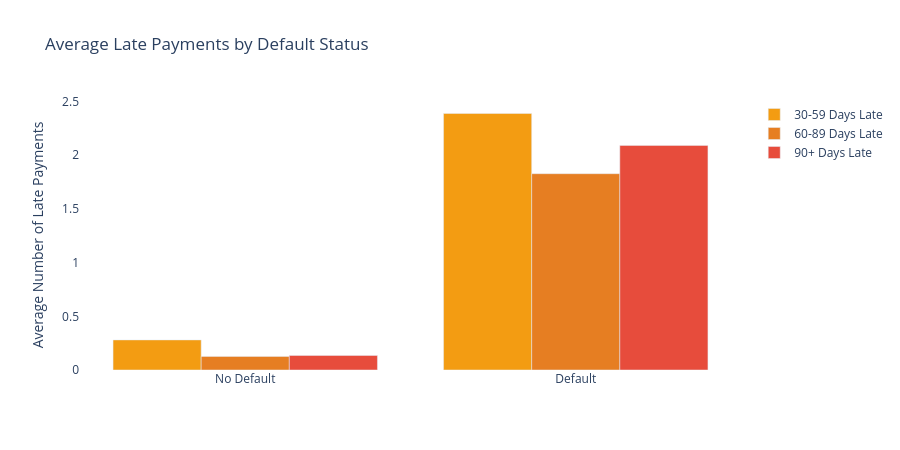

This figure's notebook cell:
### Code cell
late_cols = [
    'NumberOfTime30-59DaysPastDueNotWorse',
    'NumberOfTime60-89DaysPastDueNotWorse', 
    'NumberOfTimes90DaysLate'
]

default_means = df.groupby('SeriousDlqin2yrs')[late_cols].mean()

fig = go.Figure()
colors = ['#F39C12', '#E67E22', '#E74C3C']
labels = ['30-59 Days Late', '60-89 Days Late', '90+ Days Late']

for i, (col, color, label) in enumerate(zip(late_cols, colors, labels)):
    fig.add_trace(go.Bar(
        name=label,
        x=['No Default', 'Default'],
        y=default_means[col].values,
        marker_color=color
    ))

fig.update_layout(
    title='Average Late Payments by Default Status',
    barmode='group',
    plot_bgcolor='white',
    height=450,
    yaxis_title='Average Number of Late Payments'
)
fig.show()

### Figure 1 — Plotly figure (JSON) as saved in the notebook; plotly's stock layout.template omitted (floating-point values rounded to 4 significant figures)
{"data": [{"marker": {"color": "#F39C12"}, "name": "30-59 Days Late", "type": "bar", "x": ["No Default", "Default"], "y": [0.2801, 2.388]}, {"marker": {"color": "#E67E22"}, "name": "60-89 Days Late", "type": "bar", "x": ["No Default", "Default"], "y": [0.1267, 1.828]}, {"marker": {"color": "#E74C3C"}, "name": "90+ Days Late", "type": "bar", "x": ["No Default", "Default"], "y": [0.1352, 2.091]}], "layout": {"barmode": "group", "height": 450, "plot_bgcolor": "white", "title": {"text": "Average Late Payments by Default Status"}, "yaxis": {"title": {"text": "Average Number of Late Payments"}}}}
